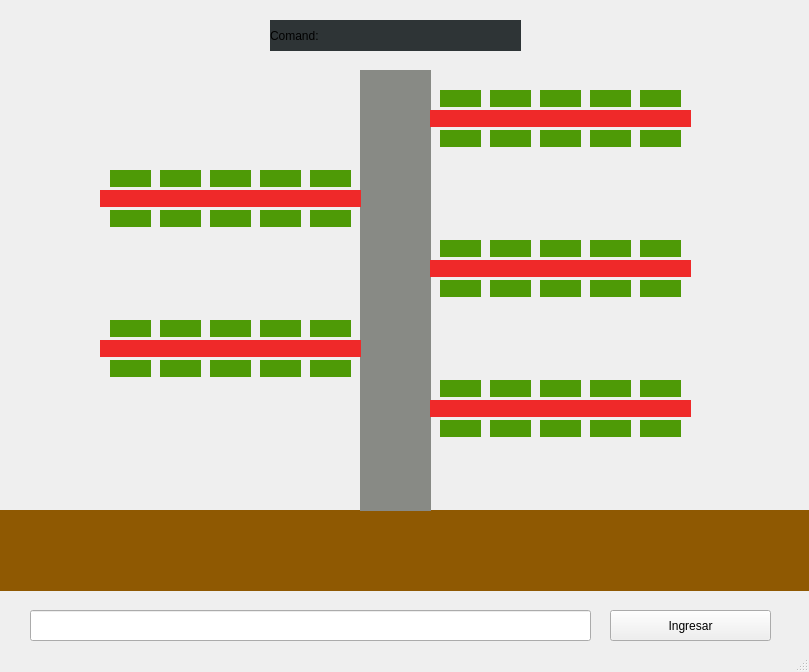
<?xml version="1.0" encoding="UTF-8"?>
<ui version="4.0">
 <class>MainWindow</class>
 <widget class="QMainWindow" name="MainWindow">
  <property name="geometry">
   <rect>
    <x>0</x>
    <y>0</y>
    <width>809</width>
    <height>672</height>
   </rect>
  </property>
  <property name="windowTitle">
   <string>Bosque</string>
  </property>
  <widget class="QWidget" name="centralwidget">
   <widget class="QPushButton" name="btnIngresar">
    <property name="geometry">
     <rect>
      <x>610</x>
      <y>610</y>
      <width>161</width>
      <height>31</height>
     </rect>
    </property>
    <property name="text">
     <string>Ingresar</string>
    </property>
   </widget>
   <widget class="QLabel" name="lblComando">
    <property name="geometry">
     <rect>
      <x>270</x>
      <y>20</y>
      <width>251</width>
      <height>31</height>
     </rect>
    </property>
    <property name="styleSheet">
     <string notr="true">background-color: rgb(46, 52, 54);</string>
    </property>
    <property name="text">
     <string>Comand:</string>
    </property>
   </widget>
   <widget class="QLineEdit" name="lineInputComand">
    <property name="geometry">
     <rect>
      <x>30</x>
      <y>610</y>
      <width>561</width>
      <height>31</height>
     </rect>
    </property>
   </widget>
   <widget class="QLabel" name="lblSuelo">
    <property name="geometry">
     <rect>
      <x>0</x>
      <y>510</y>
      <width>811</width>
      <height>81</height>
     </rect>
    </property>
    <property name="styleSheet">
     <string notr="true">background-color: rgb(143, 89, 2);</string>
    </property>
    <property name="text">
     <string/>
    </property>
   </widget>
   <widget class="QLabel" name="lblTalloPrincipal">
    <property name="geometry">
     <rect>
      <x>360</x>
      <y>70</y>
      <width>71</width>
      <height>441</height>
     </rect>
    </property>
    <property name="whatsThis">
     <string>&lt;html&gt;&lt;head/&gt;&lt;body&gt;&lt;p align=&quot;center&quot;&gt;&lt;br/&gt;&lt;/p&gt;&lt;/body&gt;&lt;/html&gt;</string>
    </property>
    <property name="styleSheet">
     <string notr="true">background-color: rgb(136, 138, 133);</string>
    </property>
    <property name="text">
     <string/>
    </property>
   </widget>
   <widget class="QLabel" name="lblRama1">
    <property name="geometry">
     <rect>
      <x>430</x>
      <y>110</y>
      <width>261</width>
      <height>17</height>
     </rect>
    </property>
    <property name="styleSheet">
     <string notr="true">background-color: rgb(239, 41, 41);</string>
    </property>
    <property name="text">
     <string/>
    </property>
   </widget>
   <widget class="QLabel" name="lblRama2">
    <property name="geometry">
     <rect>
      <x>100</x>
      <y>190</y>
      <width>261</width>
      <height>17</height>
     </rect>
    </property>
    <property name="styleSheet">
     <string notr="true">background-color: rgb(239, 41, 41);</string>
    </property>
    <property name="text">
     <string/>
    </property>
   </widget>
   <widget class="QLabel" name="lblRama3">
    <property name="geometry">
     <rect>
      <x>430</x>
      <y>260</y>
      <width>261</width>
      <height>17</height>
     </rect>
    </property>
    <property name="styleSheet">
     <string notr="true">background-color: rgb(239, 41, 41);</string>
    </property>
    <property name="text">
     <string/>
    </property>
   </widget>
   <widget class="QLabel" name="lblRama4">
    <property name="geometry">
     <rect>
      <x>100</x>
      <y>340</y>
      <width>261</width>
      <height>17</height>
     </rect>
    </property>
    <property name="styleSheet">
     <string notr="true">background-color: rgb(239, 41, 41);</string>
    </property>
    <property name="text">
     <string/>
    </property>
   </widget>
   <widget class="QLabel" name="lblRama5">
    <property name="geometry">
     <rect>
      <x>430</x>
      <y>400</y>
      <width>261</width>
      <height>17</height>
     </rect>
    </property>
    <property name="styleSheet">
     <string notr="true">background-color: rgb(239, 41, 41);</string>
    </property>
    <property name="text">
     <string/>
    </property>
   </widget>
   <widget class="QLabel" name="lblHoja2_1">
    <property name="geometry">
     <rect>
      <x>310</x>
      <y>170</y>
      <width>41</width>
      <height>17</height>
     </rect>
    </property>
    <property name="styleSheet">
     <string notr="true">background-color: rgb(78, 154, 6);</string>
    </property>
    <property name="text">
     <string/>
    </property>
   </widget>
   <widget class="QLabel" name="lblHoja2_6">
    <property name="geometry">
     <rect>
      <x>310</x>
      <y>210</y>
      <width>41</width>
      <height>17</height>
     </rect>
    </property>
    <property name="styleSheet">
     <string notr="true">background-color: rgb(78, 154, 6);</string>
    </property>
    <property name="text">
     <string/>
    </property>
   </widget>
   <widget class="QLabel" name="lblHoja2_2">
    <property name="geometry">
     <rect>
      <x>260</x>
      <y>170</y>
      <width>41</width>
      <height>17</height>
     </rect>
    </property>
    <property name="styleSheet">
     <string notr="true">background-color: rgb(78, 154, 6);</string>
    </property>
    <property name="text">
     <string/>
    </property>
   </widget>
   <widget class="QLabel" name="lblHoja2_7">
    <property name="geometry">
     <rect>
      <x>260</x>
      <y>210</y>
      <width>41</width>
      <height>17</height>
     </rect>
    </property>
    <property name="styleSheet">
     <string notr="true">background-color: rgb(78, 154, 6);</string>
    </property>
    <property name="text">
     <string/>
    </property>
   </widget>
   <widget class="QLabel" name="lblHoja2_3">
    <property name="geometry">
     <rect>
      <x>210</x>
      <y>170</y>
      <width>41</width>
      <height>17</height>
     </rect>
    </property>
    <property name="styleSheet">
     <string notr="true">background-color: rgb(78, 154, 6);</string>
    </property>
    <property name="text">
     <string/>
    </property>
   </widget>
   <widget class="QLabel" name="lblHoja2_8">
    <property name="geometry">
     <rect>
      <x>210</x>
      <y>210</y>
      <width>41</width>
      <height>17</height>
     </rect>
    </property>
    <property name="styleSheet">
     <string notr="true">background-color: rgb(78, 154, 6);</string>
    </property>
    <property name="text">
     <string/>
    </property>
   </widget>
   <widget class="QLabel" name="lblHoja2_4">
    <property name="geometry">
     <rect>
      <x>160</x>
      <y>170</y>
      <width>41</width>
      <height>17</height>
     </rect>
    </property>
    <property name="styleSheet">
     <string notr="true">background-color: rgb(78, 154, 6);</string>
    </property>
    <property name="text">
     <string/>
    </property>
   </widget>
   <widget class="QLabel" name="lblHoja2_9">
    <property name="geometry">
     <rect>
      <x>160</x>
      <y>210</y>
      <width>41</width>
      <height>17</height>
     </rect>
    </property>
    <property name="styleSheet">
     <string notr="true">background-color: rgb(78, 154, 6);</string>
    </property>
    <property name="text">
     <string/>
    </property>
   </widget>
   <widget class="QLabel" name="lblHoja2_5">
    <property name="geometry">
     <rect>
      <x>110</x>
      <y>170</y>
      <width>41</width>
      <height>17</height>
     </rect>
    </property>
    <property name="styleSheet">
     <string notr="true">background-color: rgb(78, 154, 6);</string>
    </property>
    <property name="text">
     <string/>
    </property>
   </widget>
   <widget class="QLabel" name="lblHoja2_10">
    <property name="geometry">
     <rect>
      <x>110</x>
      <y>210</y>
      <width>41</width>
      <height>17</height>
     </rect>
    </property>
    <property name="styleSheet">
     <string notr="true">background-color: rgb(78, 154, 6);</string>
    </property>
    <property name="text">
     <string/>
    </property>
   </widget>
   <widget class="QLabel" name="lblHoja1_6">
    <property name="geometry">
     <rect>
      <x>440</x>
      <y>130</y>
      <width>41</width>
      <height>17</height>
     </rect>
    </property>
    <property name="styleSheet">
     <string notr="true">background-color: rgb(78, 154, 6);</string>
    </property>
    <property name="text">
     <string/>
    </property>
   </widget>
   <widget class="QLabel" name="lblHoja1_10">
    <property name="geometry">
     <rect>
      <x>640</x>
      <y>130</y>
      <width>41</width>
      <height>17</height>
     </rect>
    </property>
    <property name="styleSheet">
     <string notr="true">background-color: rgb(78, 154, 6);</string>
    </property>
    <property name="text">
     <string/>
    </property>
   </widget>
   <widget class="QLabel" name="lblHoja1_7">
    <property name="geometry">
     <rect>
      <x>490</x>
      <y>130</y>
      <width>41</width>
      <height>17</height>
     </rect>
    </property>
    <property name="styleSheet">
     <string notr="true">background-color: rgb(78, 154, 6);</string>
    </property>
    <property name="text">
     <string/>
    </property>
   </widget>
   <widget class="QLabel" name="lblHoja1_2">
    <property name="geometry">
     <rect>
      <x>490</x>
      <y>90</y>
      <width>41</width>
      <height>17</height>
     </rect>
    </property>
    <property name="styleSheet">
     <string notr="true">background-color: rgb(78, 154, 6);</string>
    </property>
    <property name="text">
     <string/>
    </property>
   </widget>
   <widget class="QLabel" name="lblHoja1_5">
    <property name="geometry">
     <rect>
      <x>640</x>
      <y>90</y>
      <width>41</width>
      <height>17</height>
     </rect>
    </property>
    <property name="styleSheet">
     <string notr="true">background-color: rgb(78, 154, 6);</string>
    </property>
    <property name="text">
     <string/>
    </property>
   </widget>
   <widget class="QLabel" name="lblHoja1_4">
    <property name="geometry">
     <rect>
      <x>590</x>
      <y>90</y>
      <width>41</width>
      <height>17</height>
     </rect>
    </property>
    <property name="styleSheet">
     <string notr="true">background-color: rgb(78, 154, 6);</string>
    </property>
    <property name="text">
     <string/>
    </property>
   </widget>
   <widget class="QLabel" name="lblHoja1_9">
    <property name="geometry">
     <rect>
      <x>590</x>
      <y>130</y>
      <width>41</width>
      <height>17</height>
     </rect>
    </property>
    <property name="styleSheet">
     <string notr="true">background-color: rgb(78, 154, 6);</string>
    </property>
    <property name="text">
     <string/>
    </property>
   </widget>
   <widget class="QLabel" name="lblHoja1_1">
    <property name="geometry">
     <rect>
      <x>440</x>
      <y>90</y>
      <width>41</width>
      <height>17</height>
     </rect>
    </property>
    <property name="styleSheet">
     <string notr="true">background-color: rgb(78, 154, 6);</string>
    </property>
    <property name="text">
     <string/>
    </property>
   </widget>
   <widget class="QLabel" name="lblHoja1_3">
    <property name="geometry">
     <rect>
      <x>540</x>
      <y>90</y>
      <width>41</width>
      <height>17</height>
     </rect>
    </property>
    <property name="styleSheet">
     <string notr="true">background-color: rgb(78, 154, 6);</string>
    </property>
    <property name="text">
     <string/>
    </property>
   </widget>
   <widget class="QLabel" name="lblHoja1_8">
    <property name="geometry">
     <rect>
      <x>540</x>
      <y>130</y>
      <width>41</width>
      <height>17</height>
     </rect>
    </property>
    <property name="styleSheet">
     <string notr="true">background-color: rgb(78, 154, 6);</string>
    </property>
    <property name="text">
     <string/>
    </property>
   </widget>
   <widget class="QLabel" name="lblHoja4_10">
    <property name="geometry">
     <rect>
      <x>110</x>
      <y>360</y>
      <width>41</width>
      <height>17</height>
     </rect>
    </property>
    <property name="styleSheet">
     <string notr="true">background-color: rgb(78, 154, 6);</string>
    </property>
    <property name="text">
     <string/>
    </property>
   </widget>
   <widget class="QLabel" name="lblHoja4_6">
    <property name="geometry">
     <rect>
      <x>310</x>
      <y>360</y>
      <width>41</width>
      <height>17</height>
     </rect>
    </property>
    <property name="styleSheet">
     <string notr="true">background-color: rgb(78, 154, 6);</string>
    </property>
    <property name="text">
     <string/>
    </property>
   </widget>
   <widget class="QLabel" name="lblHoja4_9">
    <property name="geometry">
     <rect>
      <x>160</x>
      <y>360</y>
      <width>41</width>
      <height>17</height>
     </rect>
    </property>
    <property name="styleSheet">
     <string notr="true">background-color: rgb(78, 154, 6);</string>
    </property>
    <property name="text">
     <string/>
    </property>
   </widget>
   <widget class="QLabel" name="lblHoja4_4">
    <property name="geometry">
     <rect>
      <x>160</x>
      <y>320</y>
      <width>41</width>
      <height>17</height>
     </rect>
    </property>
    <property name="styleSheet">
     <string notr="true">background-color: rgb(78, 154, 6);</string>
    </property>
    <property name="text">
     <string/>
    </property>
   </widget>
   <widget class="QLabel" name="lblHoja4_1">
    <property name="geometry">
     <rect>
      <x>310</x>
      <y>320</y>
      <width>41</width>
      <height>17</height>
     </rect>
    </property>
    <property name="styleSheet">
     <string notr="true">background-color: rgb(78, 154, 6);</string>
    </property>
    <property name="text">
     <string/>
    </property>
   </widget>
   <widget class="QLabel" name="lblHoja4_2">
    <property name="geometry">
     <rect>
      <x>260</x>
      <y>320</y>
      <width>41</width>
      <height>17</height>
     </rect>
    </property>
    <property name="styleSheet">
     <string notr="true">background-color: rgb(78, 154, 6);</string>
    </property>
    <property name="text">
     <string/>
    </property>
   </widget>
   <widget class="QLabel" name="lblHoja4_7">
    <property name="geometry">
     <rect>
      <x>260</x>
      <y>360</y>
      <width>41</width>
      <height>17</height>
     </rect>
    </property>
    <property name="styleSheet">
     <string notr="true">background-color: rgb(78, 154, 6);</string>
    </property>
    <property name="text">
     <string/>
    </property>
   </widget>
   <widget class="QLabel" name="lblHoja4_5">
    <property name="geometry">
     <rect>
      <x>110</x>
      <y>320</y>
      <width>41</width>
      <height>17</height>
     </rect>
    </property>
    <property name="styleSheet">
     <string notr="true">background-color: rgb(78, 154, 6);</string>
    </property>
    <property name="text">
     <string/>
    </property>
   </widget>
   <widget class="QLabel" name="lblHoja4_3">
    <property name="geometry">
     <rect>
      <x>210</x>
      <y>320</y>
      <width>41</width>
      <height>17</height>
     </rect>
    </property>
    <property name="styleSheet">
     <string notr="true">background-color: rgb(78, 154, 6);</string>
    </property>
    <property name="text">
     <string/>
    </property>
   </widget>
   <widget class="QLabel" name="lblHoja4_8">
    <property name="geometry">
     <rect>
      <x>210</x>
      <y>360</y>
      <width>41</width>
      <height>17</height>
     </rect>
    </property>
    <property name="styleSheet">
     <string notr="true">background-color: rgb(78, 154, 6);</string>
    </property>
    <property name="text">
     <string/>
    </property>
   </widget>
   <widget class="QLabel" name="lblHoja3_6">
    <property name="geometry">
     <rect>
      <x>440</x>
      <y>280</y>
      <width>41</width>
      <height>17</height>
     </rect>
    </property>
    <property name="styleSheet">
     <string notr="true">background-color: rgb(78, 154, 6);</string>
    </property>
    <property name="text">
     <string/>
    </property>
   </widget>
   <widget class="QLabel" name="lblHoja3_10">
    <property name="geometry">
     <rect>
      <x>640</x>
      <y>280</y>
      <width>41</width>
      <height>17</height>
     </rect>
    </property>
    <property name="styleSheet">
     <string notr="true">background-color: rgb(78, 154, 6);</string>
    </property>
    <property name="text">
     <string/>
    </property>
   </widget>
   <widget class="QLabel" name="lblHoja3_7">
    <property name="geometry">
     <rect>
      <x>490</x>
      <y>280</y>
      <width>41</width>
      <height>17</height>
     </rect>
    </property>
    <property name="styleSheet">
     <string notr="true">background-color: rgb(78, 154, 6);</string>
    </property>
    <property name="text">
     <string/>
    </property>
   </widget>
   <widget class="QLabel" name="lblHoja3_2">
    <property name="geometry">
     <rect>
      <x>490</x>
      <y>240</y>
      <width>41</width>
      <height>17</height>
     </rect>
    </property>
    <property name="styleSheet">
     <string notr="true">background-color: rgb(78, 154, 6);</string>
    </property>
    <property name="text">
     <string/>
    </property>
   </widget>
   <widget class="QLabel" name="lblHoja3_5">
    <property name="geometry">
     <rect>
      <x>640</x>
      <y>240</y>
      <width>41</width>
      <height>17</height>
     </rect>
    </property>
    <property name="styleSheet">
     <string notr="true">background-color: rgb(78, 154, 6);</string>
    </property>
    <property name="text">
     <string/>
    </property>
   </widget>
   <widget class="QLabel" name="lblHoja3_4">
    <property name="geometry">
     <rect>
      <x>590</x>
      <y>240</y>
      <width>41</width>
      <height>17</height>
     </rect>
    </property>
    <property name="styleSheet">
     <string notr="true">background-color: rgb(78, 154, 6);</string>
    </property>
    <property name="text">
     <string/>
    </property>
   </widget>
   <widget class="QLabel" name="lblHoja3_9">
    <property name="geometry">
     <rect>
      <x>590</x>
      <y>280</y>
      <width>41</width>
      <height>17</height>
     </rect>
    </property>
    <property name="styleSheet">
     <string notr="true">background-color: rgb(78, 154, 6);</string>
    </property>
    <property name="text">
     <string/>
    </property>
   </widget>
   <widget class="QLabel" name="lblHoja3_1">
    <property name="geometry">
     <rect>
      <x>440</x>
      <y>240</y>
      <width>41</width>
      <height>17</height>
     </rect>
    </property>
    <property name="styleSheet">
     <string notr="true">background-color: rgb(78, 154, 6);</string>
    </property>
    <property name="text">
     <string/>
    </property>
   </widget>
   <widget class="QLabel" name="lblHoja3_3">
    <property name="geometry">
     <rect>
      <x>540</x>
      <y>240</y>
      <width>41</width>
      <height>17</height>
     </rect>
    </property>
    <property name="styleSheet">
     <string notr="true">background-color: rgb(78, 154, 6);</string>
    </property>
    <property name="text">
     <string/>
    </property>
   </widget>
   <widget class="QLabel" name="lblHoja3_8">
    <property name="geometry">
     <rect>
      <x>540</x>
      <y>280</y>
      <width>41</width>
      <height>17</height>
     </rect>
    </property>
    <property name="styleSheet">
     <string notr="true">background-color: rgb(78, 154, 6);</string>
    </property>
    <property name="text">
     <string/>
    </property>
   </widget>
   <widget class="QLabel" name="lblHoja5_6">
    <property name="geometry">
     <rect>
      <x>440</x>
      <y>420</y>
      <width>41</width>
      <height>17</height>
     </rect>
    </property>
    <property name="styleSheet">
     <string notr="true">background-color: rgb(78, 154, 6);</string>
    </property>
    <property name="text">
     <string/>
    </property>
   </widget>
   <widget class="QLabel" name="lblHoja5_10">
    <property name="geometry">
     <rect>
      <x>640</x>
      <y>420</y>
      <width>41</width>
      <height>17</height>
     </rect>
    </property>
    <property name="styleSheet">
     <string notr="true">background-color: rgb(78, 154, 6);</string>
    </property>
    <property name="text">
     <string/>
    </property>
   </widget>
   <widget class="QLabel" name="lblHoja5_7">
    <property name="geometry">
     <rect>
      <x>490</x>
      <y>420</y>
      <width>41</width>
      <height>17</height>
     </rect>
    </property>
    <property name="styleSheet">
     <string notr="true">background-color: rgb(78, 154, 6);</string>
    </property>
    <property name="text">
     <string/>
    </property>
   </widget>
   <widget class="QLabel" name="lblHoja5_2">
    <property name="geometry">
     <rect>
      <x>490</x>
      <y>380</y>
      <width>41</width>
      <height>17</height>
     </rect>
    </property>
    <property name="styleSheet">
     <string notr="true">background-color: rgb(78, 154, 6);</string>
    </property>
    <property name="text">
     <string/>
    </property>
   </widget>
   <widget class="QLabel" name="lblHoja5_5">
    <property name="geometry">
     <rect>
      <x>640</x>
      <y>380</y>
      <width>41</width>
      <height>17</height>
     </rect>
    </property>
    <property name="styleSheet">
     <string notr="true">background-color: rgb(78, 154, 6);</string>
    </property>
    <property name="text">
     <string/>
    </property>
   </widget>
   <widget class="QLabel" name="lblHoja5_4">
    <property name="geometry">
     <rect>
      <x>590</x>
      <y>380</y>
      <width>41</width>
      <height>17</height>
     </rect>
    </property>
    <property name="styleSheet">
     <string notr="true">background-color: rgb(78, 154, 6);</string>
    </property>
    <property name="text">
     <string/>
    </property>
   </widget>
   <widget class="QLabel" name="lblHoja5_9">
    <property name="geometry">
     <rect>
      <x>590</x>
      <y>420</y>
      <width>41</width>
      <height>17</height>
     </rect>
    </property>
    <property name="styleSheet">
     <string notr="true">background-color: rgb(78, 154, 6);</string>
    </property>
    <property name="text">
     <string/>
    </property>
   </widget>
   <widget class="QLabel" name="lblHoja5_1">
    <property name="geometry">
     <rect>
      <x>440</x>
      <y>380</y>
      <width>41</width>
      <height>17</height>
     </rect>
    </property>
    <property name="styleSheet">
     <string notr="true">background-color: rgb(78, 154, 6);</string>
    </property>
    <property name="text">
     <string/>
    </property>
   </widget>
   <widget class="QLabel" name="lblHoja5_3">
    <property name="geometry">
     <rect>
      <x>540</x>
      <y>380</y>
      <width>41</width>
      <height>17</height>
     </rect>
    </property>
    <property name="styleSheet">
     <string notr="true">background-color: rgb(78, 154, 6);</string>
    </property>
    <property name="text">
     <string/>
    </property>
   </widget>
   <widget class="QLabel" name="lblHoja5_8">
    <property name="geometry">
     <rect>
      <x>540</x>
      <y>420</y>
      <width>41</width>
      <height>17</height>
     </rect>
    </property>
    <property name="styleSheet">
     <string notr="true">background-color: rgb(78, 154, 6);</string>
    </property>
    <property name="text">
     <string/>
    </property>
   </widget>
  </widget>
  <widget class="QStatusBar" name="statusbar"/>
 </widget>
 <resources/>
 <connections/>
</ui>
